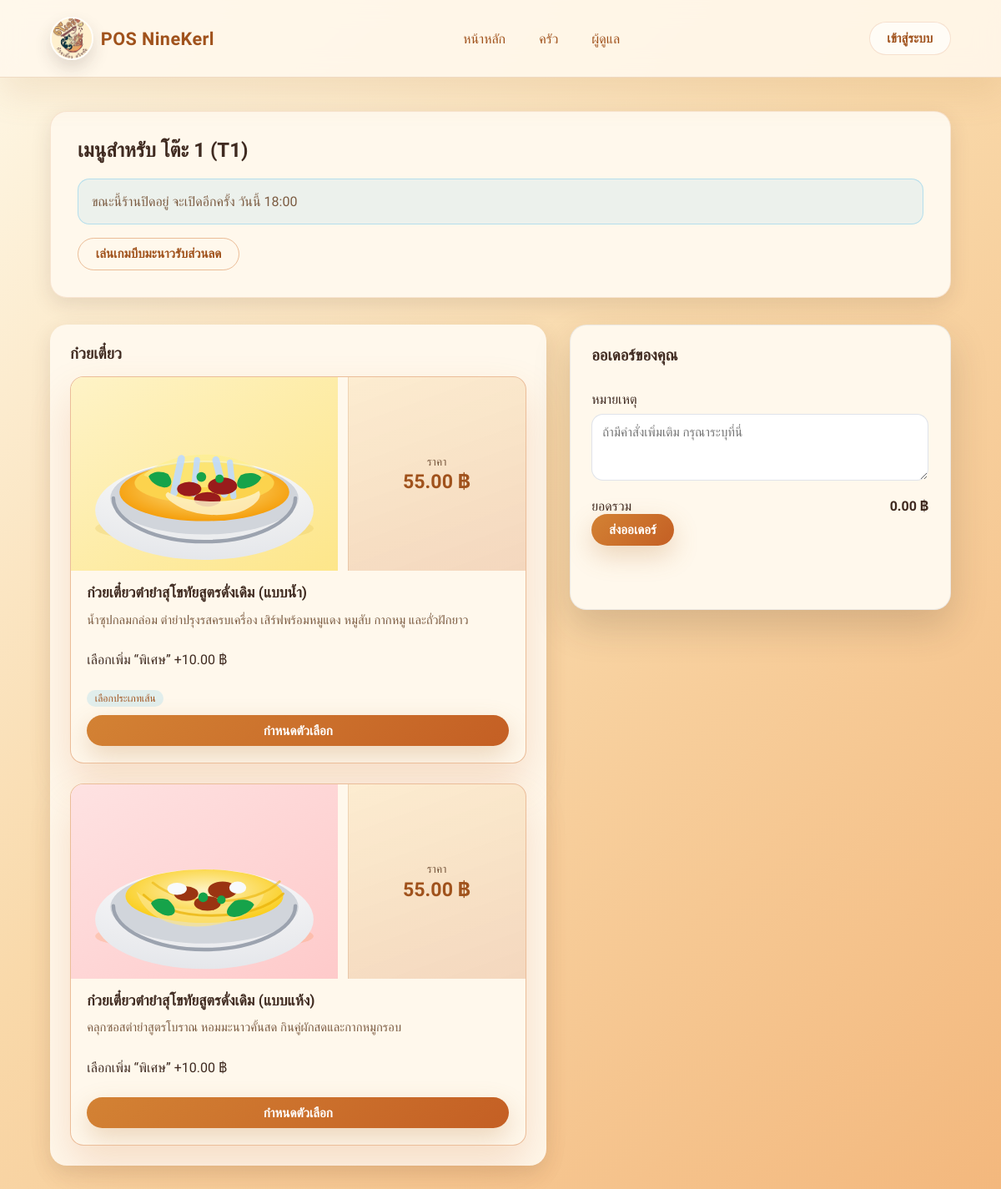
The page /table/T1 on the database its author committed.
### pos_app/models.py (models this page shows, shortened)
class DiningTable(Base):
    __tablename__ = "dining_tables"
    id: Mapped[int] = mapped_column(primary_key=True)
    name: Mapped[str] = mapped_column(String(50), nullable=False)
    code: Mapped[str] = mapped_column(String(20), nullable=False, unique=True)
    orders: Mapped[List["Order"]] = relationship(
        "Order", back_populates="table", cascade="all, delete-orphan"
    )

class MenuCategory(Base):
    __tablename__ = "menu_categories"
    id: Mapped[int] = mapped_column(primary_key=True)
    name: Mapped[str] = mapped_column(String(100), nullable=False, unique=True)
    position: Mapped[int] = mapped_column(Integer, default=0, nullable=False)
    items: Mapped[List["MenuItem"]] = relationship(
        "MenuItem",
        back_populates="category",
        cascade="all, delete-orphan",
        order_by="MenuItem.position",
    )

class MenuItem(Base):
    __tablename__ = "menu_items"
    __table_args__ = (UniqueConstraint("name", "category_id"),)
    id: Mapped[int] = mapped_column(primary_key=True)
    name: Mapped[str] = mapped_column(String(150), nullable=False)
    description: Mapped[str | None] = mapped_column(Text, nullable=True)
    price: Mapped[float] = mapped_column(Numeric(10, 2), nullable=False)
    is_available: Mapped[bool] = mapped_column(default=True, nullable=False)
    position: Mapped[int] = mapped_column(Integer, default=0, nullable=False)
    image_path: Mapped[str | None] = mapped_column(String(255), nullable=True)
    allow_special: Mapped[bool] = mapped_column(Boolean, default=False, nullable=False)
    special_price_delta: Mapped[float] = mapped_column(Numeric(10, 2), default=0, nullable=False)
    category_id: Mapped[int] = mapped_column(
        ForeignKey("menu_categories.id"), nullable=False
    )
    category: Mapped["MenuCategory"] = relationship("MenuCategory", back_populates="items")
    order_items: Mapped[List["OrderItem"]] = relationship("OrderItem", back_populates="menu_item")
    ingredients: Mapped[List["MenuItemIngredient"]] = relationship(
        "MenuItemIngredient",
        back_populates="menu_item",
        cascade="all, delete-orphan",
        order_by="MenuItemIngredient.id",
    )
    option_groups: Mapped[List["MenuOptionGroup"]] = relationship(
        "MenuOptionGroup",
        back_populates="menu_item",
        cascade="all, delete-orphan",
        order_by="MenuOptionGroup.position",
    )

class MenuOptionGroup(Base):
    __tablename__ = "menu_option_groups"
    id: Mapped[int] = mapped_column(primary_key=True)
    menu_item_id: Mapped[int] = mapped_column(ForeignKey("menu_items.id"), nullable=False, index=True)
    name: Mapped[str] = mapped_column(String(120), nullable=False)
    selection_type: Mapped[str] = mapped_column(String(20), default="single", nullable=False)
    is_required: Mapped[bool] = mapped_column(Boolean, default=False, nullable=False)
    position: Mapped[int] = mapped_column(Integer, default=0, nullable=False)
    menu_item: Mapped[MenuItem] = relationship("MenuItem", back_populates="option_groups")
    options: Mapped[List["MenuOption"]] = relationship(
        "MenuOption",
        back_populates="group",
        cascade="all, delete-orphan",
        order_by="MenuOption.position",
    )

### pos_app/views.py (the view)
@main_blueprint.route("/table/<string:table_code>")
def table_menu(table_code: str):
    table = db_session.scalar(
        select(DiningTable).where(DiningTable.code == table_code.upper())
    )
    if not table:
        abort(404, description="Table not found")
    categories = db_session.scalars(
        select(MenuCategory).order_by(MenuCategory.position, MenuCategory.name)
    ).all()
    menu_configs: Dict[int, Dict[str, Any]] = {}
    for category in categories:
        for item in category.items:
            override_config = SPECIAL_MENU_CONFIG.get(item.name)
            groups_payload: List[Dict[str, Any]] = []
            for group in item.option_groups:
                options_payload = [
                    {
                        "id": option.id,
                        "name": option.name,
                        "price": float(option.price_delta or 0),
                        "position": option.position,
                    }
                    for option in group.options
                ]
                groups_payload.append(
                    {
                        "id": group.id,
                        "name": group.name,
                        "selection_type": group.selection_type,
                        "is_required": group.is_required,
                        "position": group.position,
                        "options": options_payload,
                    }
                )
            image_url = None
            image_alt = item.name
            if override_config:
                image_path = override_config.get("image")
                if image_path:
                    if isinstance(image_path, str) and image_path.startswith(("http://", "https://")):
                        image_url = image_path
                    else:
                        image_url = url_for("static", filename=image_path)
                image_alt = override_config.get("image_alt") or image_alt
            if not image_url and item.image_path:
                image_url = url_for("static", filename=item.image_path)
            special_payload = None
            if item.allow_special:
                special_payload = {
                    "label": "พิเศษ",
                    "price_delta": float(item.special_price_delta or 0),
                }
            menu_configs[item.id] = {
                "image": image_url,
                "image_alt": image_alt,
                "base_price": float(item.price),
                "groups": groups_payload,
                "special": special_payload,
            }
    store_status = _store_status()
    return render_template(
        "table_menu.html",
        table=table,
        categories=categories,
        menu_configs=menu_configs,
        store_status=store_status,
    )

### pos_app/views.py (called while the page is built)
def _get_store_hours() -> Dict[str, Dict[str, str | bool]]:
    raw = db_session.scalar(select(Setting.value).where(Setting.key == "store_hours"))
    if not raw:
        return {}
    try:
        data = json.loads(raw)
    except Exception:
        return {}
    return data if isinstance(data, dict) else {}

### templates/table_menu.html (shortened to what this page needs)
{% extends "base.html" %}
{% block content %}
<section class="panel">
  <h2>เมนูสำหรับ {{ table.name }} ({{ table.code }})</h2>
  {% if store_status and store_status.open == false %}
  <p class="callout warning">ขณะนี้ร้านปิดอยู่ {% if store_status.next_open %}จะเปิดอีกครั้ง {{ store_status.next_open }}{% endif %}</p>
  {% else %}
  <p>เลือกเมนูที่ต้องการแล้วกดส่งออเดอร์เข้าครัวได้เลย</p>
  {% endif %}
  <a class="button button-outline" href="{{ url_for('main.instant_game') }}" target="_blank" rel="noopener">เล่นเกมบีบมะนาวรับส่วนลด</a>
</section>
<div class="menu-layout">
  <section class="menu-list">
    {% for category in categories %}
      {% set available_items = category.items | selectattr("is_available") | list %}
      {% if available_items %}
      <div class="menu-category">
        <h3>{{ category.name }}</h3>
        <ul class="menu-category__grid">
          {% for item in available_items %}
          {% set config = menu_configs.get(item.id) %}
          {% set has_config = config and ((config.groups and config.groups|length > 0) or config.special) %}
          {% set fallback_image = url_for('static', filename=item.image_path) if item.image_path else None %}
          {% set display_image = (config.image if config and config.image else fallback_image) %}
          {% set display_alt = config.image_alt if config and config.image_alt else item.name %}
          <li
            class="menu-card{% if has_config %} menu-card--featured{% endif %}"
            data-item-id="{{ item.id }}"
            data-item-price="{{ "%.2f"|format(item.price) }}"
            data-item-name="{{ item.name }}"
            data-item-description="{{ (item.description or '')|e }}"
            {% if display_image %}data-item-image="{{ display_image }}"{% endif %}
            {% if has_config %}data-has-config="true"{% endif %}
          >
            <div class="menu-card__header">
              {% if display_image %}
              <div class="menu-card__image">
                <img src="{{ display_image }}" alt="{{ display_alt }}" loading="lazy" />
              </div>
              {% endif %}
              <div class="menu-card__price">
                <span class="menu-card__price-label">ราคา</span>
                <strong>{{ "%.2f"|format(item.price) }} ฿</strong>
              </div>
            </div>
            <div class="menu-card__body">
              <h4 class="menu-card__title">{{ item.name }}</h4>
              {% if item.description %}
              <p class="menu-card__description">{{ item.description }}</p>
              {% endif %}
              {% if config and config.special %}
              <p class="menu-card__highlight">เลือกเพิ่ม “พิเศษ” +{{ "%.2f"|format(config.special.price_delta) }} ฿</p>
              {% endif %}
              {% if config and config.groups %}
              <ul class="menu-card__badges">
                {% for group in config.groups %}
                <li>{{ group.name }}</li>
                {% endfor %}
              </ul>
              {% endif %}
              <button class="button button-primary button-block" data-action="add">
                {% if has_config %}กำหนดตัวเลือก{% else %}เพิ่มลงตะกร้า{% endif %}
              </button>
            </div>
          </li>
          {% endfor %}
        </ul>
      </div>
      {% endif %}
    {% else %}
    <p>ขณะนี้ยังไม่มีเมนูในระบบ</p>
    {% endfor %}
  </section>
  <section class="order-cart" id="orderCart">
    <h3>ออเดอร์ของคุณ</h3>
    <div class="order-summary">
      <label for="orderNote">หมายเหตุ</label>
      <textarea id="orderNote" rows="3" placeholder="ถ้ามีคำสั่งเพิ่มเติม กรุณาระบุที่นี่"></textarea>
      <div class="summary-row">
        <span>ยอดรวม</span>
        <strong id="orderTotal">0.00 ฿</strong>
      </div>
    </div>
    <button class="button button-primary" id="submitOrder" disabled>ส่งออเดอร์</button>
    <p class="status" id="orderStatus"></p>
  </section>
</div>
{% endblock %}

### templates/base.html (shortened to what this page needs)
<!doctype html>
<html lang="th">
  <head>
    <link rel="stylesheet" href="{{ url_for('static', filename='css/main.css') }}" />
  </head>
  <body>
    <header class="app-header">
      <div class="container nav-bar">
        <a class="brand" href="{{ url_for('main.home') }}">
          <img src="{{ url_for('static', filename='img/logo.jpg') }}" alt="NineKerl Logo" class="brand-logo" />
          <span>POS NineKerl</span>
        </a>
        <nav class="nav-links">
          <a class="nav-link" href="{{ url_for('main.home') }}">หน้าหลัก</a>
          <a class="nav-link" href="{{ url_for('main.kitchen_dashboard') }}">ครัว</a>
          <a class="nav-link" href="{{ url_for('main.admin_dashboard') }}">ผู้ดูแล</a>
        </nav>
        <div class="nav-actions">
          {% if current_user %}
          <span class="nav-user">สวัสดี {{ current_user.username }}</span>
          <a class="button button-outline-light" href="{{ url_for('auth.logout') }}">ออกจากระบบ</a>
          {% else %}
          <a class="button button-light" href="{{ url_for('auth.login', role='kitchen', next=request.path) }}">เข้าสู่ระบบ</a>
          {% endif %}
        </div>
      </div>
    </header>
    <main class="container">
      {% block content %}{% endblock %}
    </main>
  </body>
</html>

### rows shown on the page
DiningTable: name "โต๊ะ 1", code "T1"
MenuCategory: name "ก๋วยเตี๋ยว"
MenuItem: shows a picture, price "55.00", name "ก๋วยเตี๋ยวตำยำสุโขทัยสูตรดั่งเดิม (แบบน้ำ)", description "น้ำซุปกลมกล่อม ตำยำปรุงรสครบเครื่อง เสิร์ฟพร้อมหมูแดง หมูสับ กากหมู และถั่วฝักยาว", special.price_delta "10.00"
MenuOptionGroup: name "เลือกประเภทเส้น"
MenuItem: shows a picture, price "55.00", name "ก๋วยเตี๋ยวตำยำสุโขทัยสูตรดั่งเดิม (แบบแห้ง)", description "คลุกซอสตำยำสูตรโบราณ หอมมะนาวคั้นสด กินคู่ผักสดและกากหมูกรอบ", special.price_delta "10.00"

### other values the page prints
{{ store_status.next_open }} "วันนี้ 18:00"
